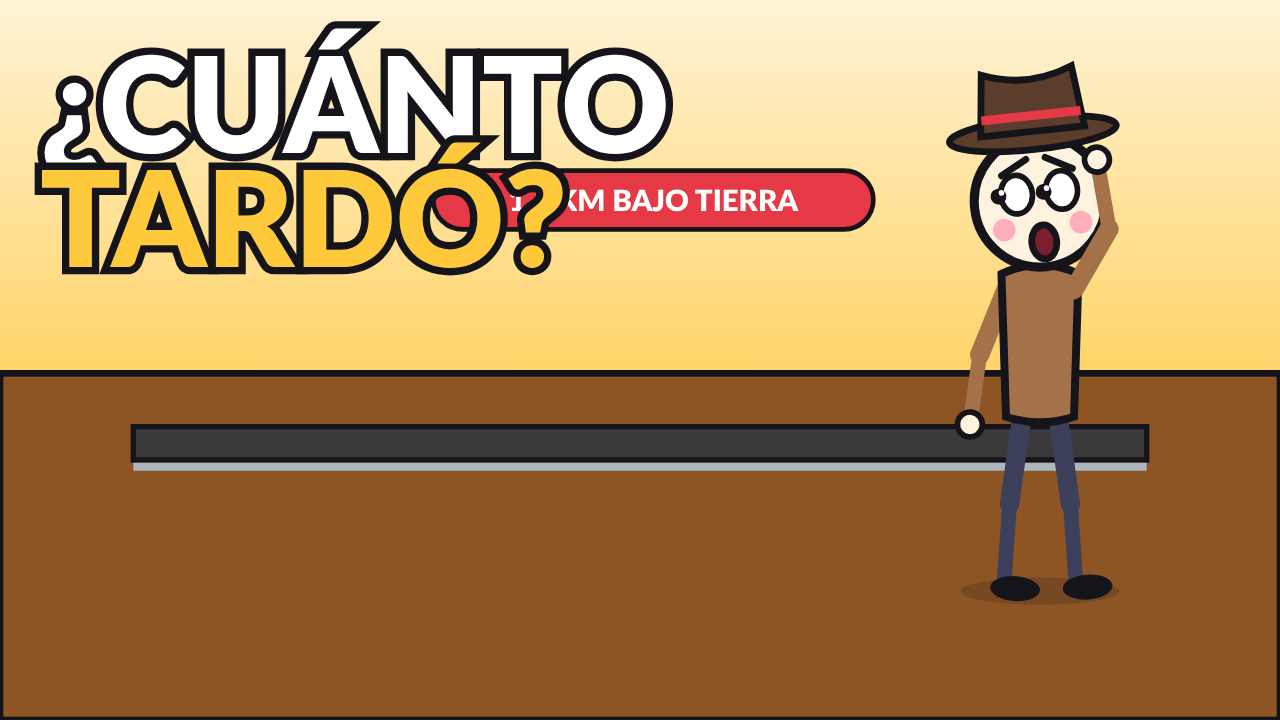

This figure's Python source:
"""Miniatura del video 4 (1280x720): ¿CUÁNTO TARDÓ? + túnel de 1,5 km."""
import importlib.util, subprocess, sys
from pathlib import Path
ROOT = Path(__file__).parent
sys.path.insert(0, str(ROOT.parents[0] / "01_isla"))
from rig_lib import INK, RED, YEL, Anim, rig
spec = importlib.util.spec_from_file_location("b4", ROOT / "build.py")
b4 = importlib.util.module_from_spec(spec); spec.loader.exec_module(b4)
DET = dict(shirt="#a47148", pants="#3d405b", hat="fedora")
a = Anim(); a.face("dm", 0, "o", (-28, 28), (-16, -2)); a.pose("dm", 0, .01, uaR=-150, faR=-40, head=-6)
svg = f'''<defs><linearGradient id="bg" x1="0" y1="0" x2="0" y2="1"><stop offset="0" stop-color="#fff3d6"/><stop offset="1" stop-color="#ffb703"/></linearGradient></defs>
<rect width="1920" height="1080" fill="url(#bg)"/>
<rect x="0" y="560" width="1920" height="520" fill="#8d5524" stroke="{INK}" stroke-width="10"/>
<path d="M200 640 L1720 640 L1720 690 L200 690 Z" fill="#3a3a3a" stroke="{INK}" stroke-width="8"/>
<line x1="200" y1="700" x2="1720" y2="700" stroke="#adb5bd" stroke-width="12"/>
{rig("dm", 1560, 880, 1.7, **DET)}
{b4.pill("tt", 980, 300, 660, "1,5 KM BAJO TIERRA", RED, "tag")}'''
html = f'''<!doctype html><html><head><meta charset="utf-8"><script src="./gsap.min.js"></script><style>
html,body{{margin:0;width:1280px;height:720px;overflow:hidden;background:#000}}
svg{{width:1280px;height:720px;display:block}}
.t{{font:900 200px Lato,sans-serif;fill:#fff;stroke:{INK};stroke-width:22px;paint-order:stroke}}
.t.y{{fill:{YEL}}} .tag{{font:900 44px Lato,sans-serif;fill:#fff}}
</style></head><body><svg viewBox="0 0 1920 1080">{svg}
<text x="60" y="230" class="t">¿CUÁNTO</text><text x="60" y="400" class="t y">TARDÓ?</text>
</svg><script>const tl=gsap.timeline({{paused:true}});{chr(10).join(a.lines)} tl.progress(1);</script></body></html>'''
(ROOT / "miniatura.html").write_text(html, encoding="utf-8")
js = """const {chromium}=require('playwright');(async()=>{const b=await chromium.launch();const p=await b.newPage({viewport:{width:1280,height:720}});
await p.goto('file://'+process.argv[1]+'/miniatura.html');await p.waitForTimeout(400);await p.screenshot({path:process.argv[1]+'/miniatura.png'});await b.close();})();"""
subprocess.run(["node", "-e", js, str(ROOT)], check=True)
from PIL import Image
Image.open(ROOT / "miniatura.png").convert("RGB").save(ROOT / "miniatura.jpg", quality=92)
print("ok")
